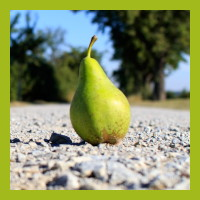
#> input picture 01 Python Crashkurs/07 Externe Bibliotheken/pear.jpg, 200 x 200 px
$ jupyter execute 'Externe Bibliotheken.ipynb'
#> lines starting #> are read from the running program, lines starting #| are printed output that depends on the picture
# Externe Bibliotheken
<blockquote>Man muss das Rad nicht immer neu erfinden.</blockquote>

Im Laufe Ihrer Programmiertätigkeit werden Sie immer wieder an Stellen gelangen, an denen Ihre Programmierkenntnisse (noch) nicht ausreichen, das Band zu hardwarenahen Programmiersprachen gebrochen werden muss oder zumindest die Zeit nicht ausreicht, selbst eine komplexe, wiederverwendbare und abstrakte Implementierung eines Algorithmus zu erstellen. Vielleicht möchten Sie es aber auch einfach vermeiden, Ihr eigene Zeit oder die Ihres Arbeitgebers zu verschwenden.

Zu Beginn dieses Kapitels wurde bereits das immense Ökosystem der Python Welt erwähnt, das von Millionen von Menschen täglich genutzt wird. Sofern Sie davon ausgehen, dass Ihr Teilproblem bereits anderen Menschen begegnet ist, lohnt sich ein Blick in den [Python Package Index](https://pypi.org/). Stellen Sie sich beispielsweise vor, Sie möchten ein Foto laden, einen Rahmen entfernen und es anschließend wieder abspeichern. Die [ursprüngliche JPEG Spezifikation von 1992](https://www.w3.org/Graphics/JPEG/itu-t81.pdf) ist jedoch bereits 186 Seiten lang und beinhaltet verschiedene Kompressionsmodi und andere Einstellungen. Glücklicherweise ist das Laden, Zuschneiden und Speichern aber eines der Probleme, die bereits gelöst wurden und sowohl kostenfrei wie einfach verwendbar im Paket [`Pillow`](https://pypi.org/project/Pillow/) implementiert sind.

Das Paket können Sie einfach mit dem Paketmanager `pip` installieren. Im Docker-Image zu dieser Veranstaltung ist das Paket bereits in der korrekten Version enthalten.
```bash
pip install Pillow
```

Die meisten verbreiteten und gut gepflegten Pakete besitzen [Hilfeseiten](https://pillow.readthedocs.io/en/latest/handbook/index.html), auf denen anschaulich und anhand von Beispielen die Funktionsweise erklärt wird. Laden Sie für unser Beispiel zuerst die Klasse `Image` aus dem Modul `PIL`.

[cell 1]
from PIL import Image

Das Bild zu laden lässt sich nun in einer Zeile bewerkstelligen. Pillow erkennt dabei sogar automatisch das Format der Datei.

[cell 2]
img = Image.open('pear.jpg')
#> img is the input picture: PIL image 200x200 RGB; mean R, G, B 135.7, 146.2, 104.2
img

Die Bibliothek implementiert außerdem einfach zu verwendende Methoden für häufig benötigte Operationen wie beispielsweise das Zuschneiden.

[cell 3]
cropped_img = img.crop((10, 10, 180, 180))
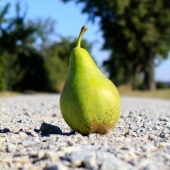
#> cropped_img: PIL image 170x170 RGB; mean R, G, B 125.6, 133.9, 118.1
cropped_img
